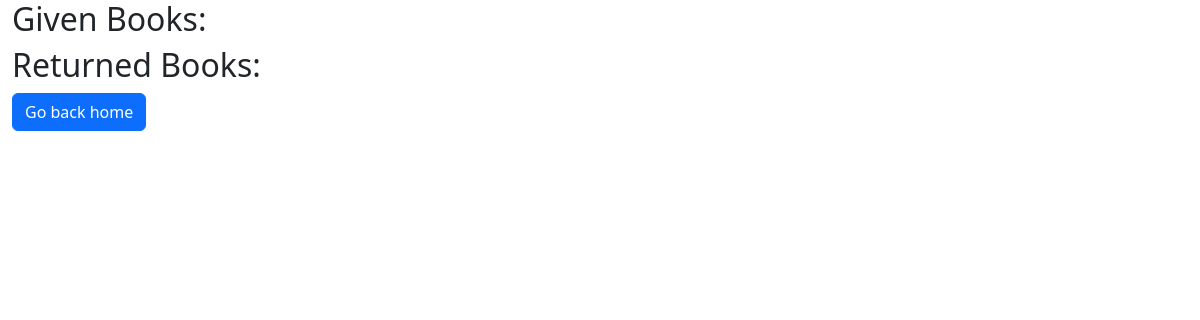
The page /list_book_by_user (signed in) on the database as committed earlier.
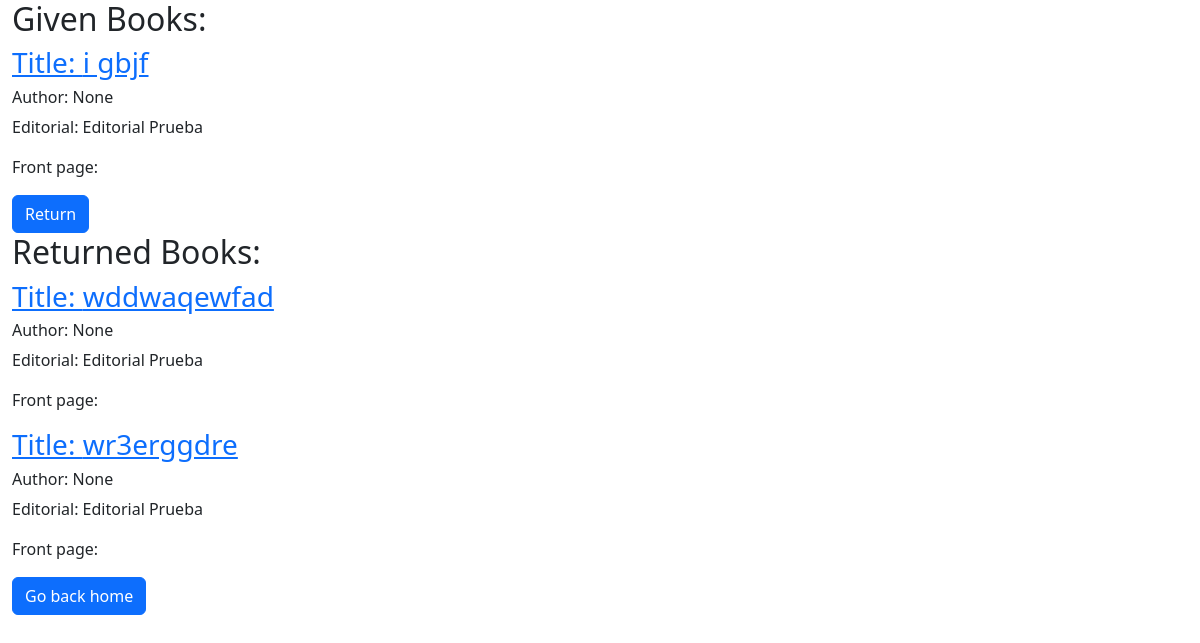
The same page on the database as committed later.
### library/models.py (models this page shows, shortened)
class Loan(models.Model):
    book = models.ForeignKey('Book', on_delete=models.CASCADE)
    given_date = models.DateField()
    return_date = models.DateField(null=True,blank=True)
    user = models.ForeignKey(User, on_delete=models.CASCADE)
    STATE = (
        ('G', 'Given'),
        ('R', 'Returned'),
    )
    state = models.CharField(max_length=1, choices=STATE)

class Book(models.Model):
    title = models.CharField(max_length=50)
    author = models.ManyToManyField(Author)
    editorial = models.ForeignKey(Editorial, on_delete=models.CASCADE)
    published_date = models.DateField()
    GENRE = (
        ('N','Novel'),
        ('F','Fantasy'),
        ('T','Theatre'),
        ('O','Other'),
    )
    genre = models.CharField(max_length=1,choices=GENRE)
    isbn = models.IntegerField(unique=True)
    resume = models.TextField()
    front_page = models.ImageField(upload_to='front_pages/',blank=True,null=True)
    AVAILABILITY = (
            ('A', 'Aviable'),
            ('G', 'Given'),
        )
    availability = models.CharField(max_length=1, choices=AVAILABILITY)

class Editorial(models.Model):
    name = models.CharField(max_length=100, unique=True)
    direcction = models.TextField()
    website = models.URLField()
    def __str__(self):
        return self.name

### library/views.py (the view)
# urls.py: path('list_book_by_user',ListBookByUser.as_view(),name='list_book_by_user'),
class ListBookByUser(ListView):
    model = Loan
    template_name = 'library/list_book_by_user.html'
    def get_context_data(self, **kwargs: Any) -> dict[str, Any]:
        context = super().get_context_data(**kwargs)
        context['given'] = Loan.objects.filter(state='G', user=self.request.user)
        context['returned'] = Loan.objects.filter(state='R', user=self.request.user)
        return context

### library/templates/library/list_book_by_user.html (shortened to what this page needs)
<!DOCTYPE html>
<html lang="en">
<head>
    <link href="https://cdn.jsdelivr.net/npm/bootstrap@5.3.2/dist/css/bootstrap.min.css" rel="stylesheet">
</head>
<body>
    <div class="container-fluid">
        <div class="book_list">
            <h2>Given Books:</h2>
            {% for loan in given %}
                <a href="{% url 'inspect_book' pk=loan.book.pk %}"><h3>Title: {{loan.book.title}}</h3></a>
                <h6>Author: {{loan.book.author.name}}</h6>
                <p>Editorial: {{loan.book.editorial}}</p>
                <p>Front page: <img width="150" src="{{ loan.book.front_pages.url }}"></p>
                <a class="btn btn-primary" href="{% url 'return_book' pk=loan.pk %}">Return</a>
            {% endfor %}<h2>Returned Books:</h2>
            {% for loan in returned %}
                <a href="{% url 'inspect_book' pk=loan.book.pk %}"><h3>Title: {{loan.book.title}}</h3></a>
                <h6>Author: {{loan.book.author.name}}</h6>
                <p>Editorial: {{loan.book.editorial}}</p>
                <p>Front page: <img width="150" src="{{ loan.book.front_pages.url }}"></p>
            {% endfor %}
        </div>
        <div class="buttons">
            <a class="btn btn-primary" href="{% url 'home' %}">Go back home</a>
        </div>
    </div>
</body>
</html>

Rows that differ between the two databases and show on the page:
added Loan: book "i gbjf", book.author.name "None", book.editorial "Editorial Prueba"
added Loan: book "wddwaqewfad", book.author.name "None", book.editorial "Editorial Prueba", shown under "Returned Books:"
added Loan: book "wr3erggdre", book.author.name "None", book.editorial "Editorial Prueba", shown under "Returned Books:"
